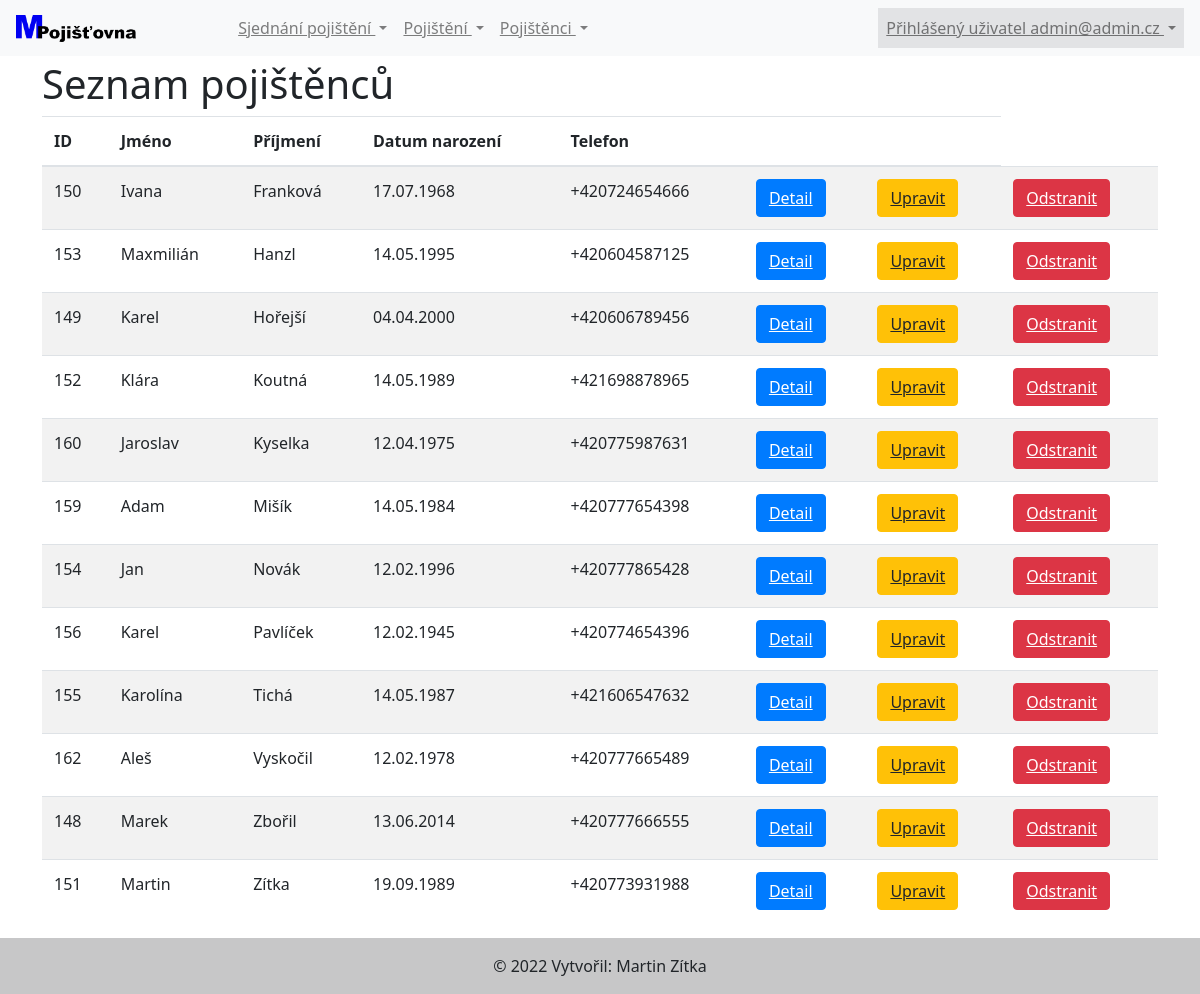
The app's page /readPojistenci.php (signed in) with its own data.
### tables this page shows
CREATE TABLE `pojistenci` (
  `pojistenecId` int(11) NOT NULL,
  `jmeno` varchar(60) DEFAULT NULL,
  `prijmeni` varchar(60) DEFAULT NULL,
  `datumNarozeni` date DEFAULT NULL,
  `telefon` varchar(20) DEFAULT NULL
);

### tridy/Pojistenec.php (the view, shortened to what this page needs)
<?php
class Pojistenec {
    public function VypisPojistence() {
        global $connection;
        $dbVypisPojistence = "SELECT * FROM pojistenci ORDER BY prijmeni";
        $vypisPojistence = mysqli_query($connection, $dbVypisPojistence);
        while ($row = mysqli_fetch_array($vypisPojistence)) {
            echo('<table class="table table-striped table-hover">');
            echo('<thead><th>ID</th><th>Jméno</th><th>Příjmení</th><th>Datum narození</th><th>Telefon</th><th colspan="2"></th></thead>');
            foreach ($vypisPojistence as $p) {
                echo('<tr><td>' . htmlspecialchars($p['pojistenecId']));
                echo('</td><td>' . htmlspecialchars(trim($p['jmeno'])));
                echo('</td><td>' . htmlspecialchars(trim($p['prijmeni'])));
                $datum = date("d.m.Y", strtotime($p['datumNarozeni']));
                echo('</td><td>' . htmlspecialchars($datum));
                echo('</td><td>' . htmlspecialchars($p['telefon']));
                echo('</td><td><a class="btn btn-primary" role="link" href="detailPojistenec.php?pojistenecId=' . $p['pojistenecId'] . '">Detail</a></button>');
                echo('</td><td><a class="btn btn-warning" role="link" href="updatePojistenci.php?pojistenecId=' . $p['pojistenecId'] . '">Upravit</a></button>');
                echo('</td><td><a class="btn btn-danger" role="link" href="deletePojistenci.php?pojistenecId=' . $p['pojistenecId'] . '">Odstranit</a></button>');
                echo('</td></tr>');
            }
            echo('</table>');
        }
    }
}

### records on screen
pojistenci: pojistenecId "150", jmeno "Ivana", prijmeni "Franková", datumNarozeni "17.07.1968", telefon "+420724654666"
pojistenci: pojistenecId "153", jmeno "Maxmilián", prijmeni "Hanzl", datumNarozeni "14.05.1995", telefon "+420604587125"
pojistenci: pojistenecId "149", jmeno "Karel", prijmeni "Hořejší", datumNarozeni "04.04.2000", telefon "+420606789456"
pojistenci: pojistenecId "152", jmeno "Klára", prijmeni "Koutná", datumNarozeni "14.05.1989", telefon "+421698878965"
pojistenci: pojistenecId "160", jmeno "Jaroslav", prijmeni "Kyselka", datumNarozeni "12.04.1975", telefon "+420775987631"
pojistenci: pojistenecId "159", jmeno "Adam", prijmeni "Mišík", datumNarozeni "14.05.1984", telefon "+420777654398"
pojistenci: pojistenecId "154", jmeno "Jan", prijmeni "Novák", datumNarozeni "12.02.1996", telefon "+420777865428"
pojistenci: pojistenecId "156", jmeno "Karel", prijmeni "Pavlíček", datumNarozeni "12.02.1945", telefon "+420774654396"
pojistenci: pojistenecId "155", jmeno "Karolína", prijmeni "Tichá", datumNarozeni "14.05.1987", telefon "+421606547632"
pojistenci: pojistenecId "162", jmeno "Aleš", prijmeni "Vyskočil", datumNarozeni "12.02.1978", telefon "+420777665489"
pojistenci: pojistenecId "148", jmeno "Marek", prijmeni "Zbořil", datumNarozeni "13.06.2014", telefon "+420777666555"
pojistenci: pojistenecId "151", jmeno "Martin", prijmeni "Zítka", datumNarozeni "19.09.1989", telefon "+420773931988"

### other values on screen
$_SESSION['email'] "admin@admin.cz"
